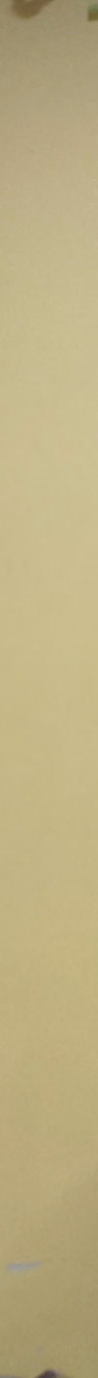
#> input picture frame 6 of pakritiens6.mp4, 196 x 2756 px, given in place of pretkritiens6(1).mp4, which was not available (shown at 1/2 size)
$ python 10122025_v3.0.py
#> lines starting #> are read from the running program, lines starting #| are printed output that depends on the picture; after the words box and inside, x2 and y2 are one past the last pixel; in counts of white or black regions, pixels touching at a corner belong together; pictures that were not available may be replaced by others from this repository, and a replacement may not be noted
import cv2
import numpy as np
import os
import matplotlib.pyplot as plt
from scipy.signal import savgol_filter


def path_quadratic(m, g, b2, t):
    vT = np.sqrt(m * g / b2)
    return (vT**2 / g) * np.log(np.cosh(g * (t-t[0]) / vT))


def video(m, g, min_bound, max_bound, fname, distance,thrmin,thrmax,kersize):

#> called with m = 0.021, g = 9.81, min_bound = 10, max_bound = -5, fname = 'pretkritiens6(1).mp4', distance = 2.5, thrmin = 120, thrmax = 255
    cap = cv2.VideoCapture(fname)
    namestr = os.path.splitext(os.path.basename(fname))[0]

    frames = []
    centers_y_meters = []
    times = []

    frame_id = 0
    fps = 60

    while True:
        ret, frame = cap.read()
#> frame is the input picture: shape (2756, 196, 3); mean B, G, R 131.5, 175.1, 189.4
        if not ret:
            break
#Image processing:
        gray = cv2.cvtColor(frame, cv2.COLOR_BGR2GRAY)
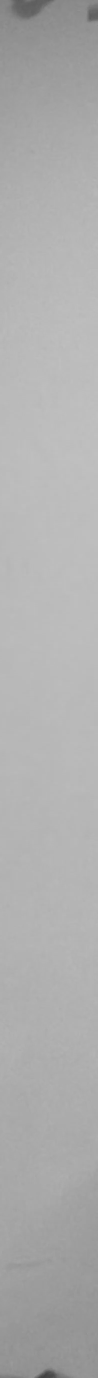
#> gray: shape (2756, 196) (shown at 1/2 size); min 65, max 193, mean 174.4
        _, mask = cv2.threshold(gray, thrmin, thrmax, cv2.THRESH_BINARY_INV)
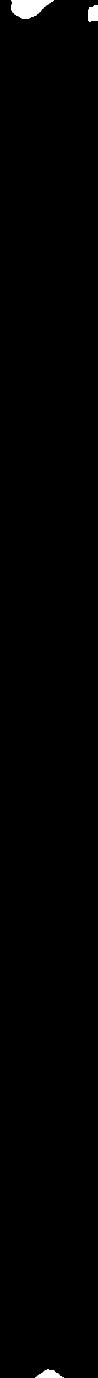
#> mask: shape (2756, 196) (shown at 1/2 size); 0.61% white; 3 white regions, box (x1, y1, x2, y2) and area: (22, 0, 108, 38) 2151, (70, 2739, 128, 2756) 579, (176, 10, 196, 43) 566

        kernel = np.ones((kersize, kersize), np.uint8)
        mask = cv2.morphologyEx(mask, cv2.MORPH_OPEN, kernel)
#> mask: shape (2756, 196); 0.6% white; 3 white regions, box (x1, y1, x2, y2) and area: (23, 0, 105, 37) 2130, (176, 10, 196, 42) 560, (74, 2740, 122, 2756) 553
        mask = cv2.morphologyEx(mask, cv2.MORPH_CLOSE, kernel)
#> mask: shape (2756, 196); 0.6% white; 3 white regions

        contours, _ = cv2.findContours(mask, cv2.RETR_EXTERNAL,
                                       cv2.CHAIN_APPROX_SIMPLE)
#> contours = 3 contours; box (x1, y1, x2, y2) and area: (23, 0, 105, 37) 2034, (176, 10, 196, 42) 514, (74, 2740, 122, 2756) 500
        if len(contours) == 0:
            frame_id += 1
            continue

        cnt = max(contours, key=cv2.contourArea)
#> cnt = contour of 57 points, box (x1, y1, x2, y2) (23, 0, 105, 37), area 2034
        M = cv2.moments(cnt)
#> M = moments, m00 2034, centre m10/m00, m01/m00 = (56.46, 14.83)
        if M["m00"] == 0:
            frame_id += 1
            continue

        cy = int(M["m01"] / M["m00"])
#> cy = 14

        image_height_px = frame.shape[0]
#> image_height_px = 2756
        meters_per_pixel = distance / image_height_px
#> meters_per_pixel = 0.000907
        y_meters = cy * meters_per_pixel
#> y_meters = 0.0127

        frames.append(frame_id)
        centers_y_meters.append(y_meters)
        times.append(frame_id / fps)

        frame_id += 1
#---------------------
#numerical part
    cap.release()
    t = np.array(times[min_bound:max_bound])
    y = np.array(centers_y_meters[min_bound:max_bound])

    #y = savgol_filter(y, 11, 3) unused, bad

    #Numerical Euler mahinācijas
    dt = t[1] - t[0]

    v = (y[1:] - y[:-1]) / dt
    a = (v[1:] - v[:-1]) / dt

    t_mid = t[2:]

    # -----------------------------
    #b2 from data
    # -----------------------------
    b2_list = []

    for k in range(1, 10):   #take only the last frames (might have to change the range upper value in case of low frame count)
        v_tail = v[-k:]
        a_tail = a[-k:]

        mask = v_tail > 0.1
        if np.sum(mask) < 3:
            continue

        b2_values = m * (g - a_tail[mask]) / (v_tail[mask]**2)
        b2_est = np.mean(b2_values)

        b2_list.append(b2_est)

    b2_mean = np.mean(b2_list)

    print(f"Estimated quadratic drag coefficient b2 = {b2_mean:.4e} kg/m")

    plt.figure()
    plt.plot(t, y, "o", label="Experiment")

    plt.plot(t,
             path_quadratic(m, g, b2_mean, t),
             label="Quadratic drag model")

    plt.plot(t,
             0.5 * g * (t-t[0])**2,
             "--",
             label="Free fall")

    plt.xlabel("Time [s]")
    plt.ylabel("Vertical position [m]")
    plt.title("Trajectory comparison for {}".format(namestr[:-3])) #might have to tamper with .format(namestr...) if the title is not looking good
    plt.legend()
    plt.grid(True)

    plt.ylim(distance, 0)
    plt.savefig("{}_quadratic_drag.png".format(namestr[:-2]), dpi=300)
    plt.show()

    return b2_mean


#object--mass[kg]
#normal ball: 0.045
#the smaller disk: 0.014
#medium disk: 0.027
#the bigger disk: 0.061
#hemisphere: 0.021
#maisiņš: 0.018
#foam plastic ball 0.00183


#video(0.021,9.81,0,-5,"C:/Users/raulss-/Documents/pretkritiens4.mp4",2.3)
#video(0.027,9.81,24,-16,"vripa2(2).mp4",2.4,130,255,15)


#video(0.061,9.81,0,-17,"lripa6.mp4",2.5,130,255,15)


#video(0.027,9.81,30,-22,"mripa3(1).mp4",2.5,100,255,5)

video(0.021,9.81,10,-5,"pretkritiens6(1).mp4",2.5,120,255,7)

$ run again, starting later in the video
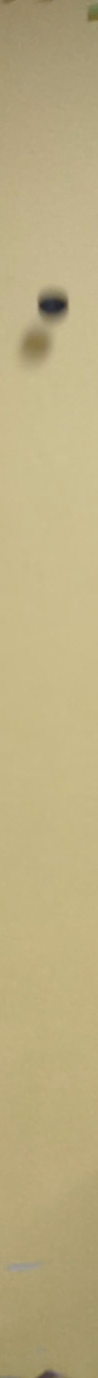
#> input picture frame 27 of pakritiens6.mp4, 196 x 2756 px, given in place of pretkritiens6(1).mp4, which was not available (shown at 1/2 size)
#> in video, frame is the input picture: shape (2756, 196, 3); mean B, G, R 131.1, 174.2, 188.5
#> in video, `gray = cv2.cvtColor(frame, cv2.COLOR_BGR2GRAY)`:
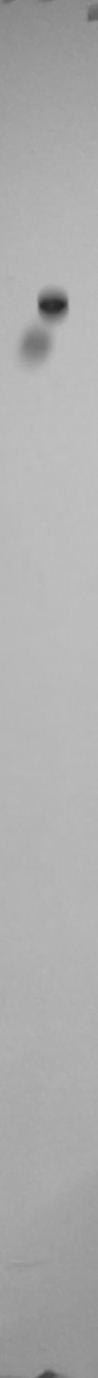
#> gray: shape (2756, 196) (shown at 1/2 size); min 36, max 192, mean 173.6
#> in video, `mask = cv2.morphologyEx(mask, cv2.MORPH_OPEN, kernel)`:
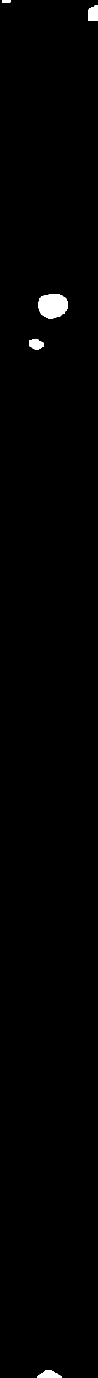
#> mask: shape (2756, 196) (shown at 1/2 size); 0.73% white; 5 white regions
#> contours = 5 contours; box (x1, y1, x2, y2) and area: (77, 589, 135, 637) 2232, (176, 10, 196, 42) 496, (75, 2740, 123, 2756) 473, (58, 679, 87, 699) 420, (5, 0, 22, 6) 77
#> cnt = contour of 67 points, box (x1, y1, x2, y2) (77, 589, 135, 637), area 2232
#> M = moments, m00 2231.5, centre m10/m00, m01/m00 = (105.1, 611.3)
#> cy = 611
#> y_meters = 0.554

$ run again, starting later in the video
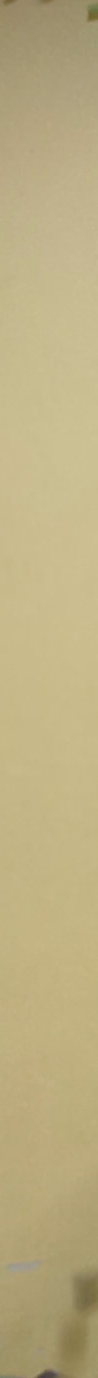
#> input picture frame 48 of pakritiens6.mp4, 196 x 2756 px, given in place of pretkritiens6(1).mp4, which was not available (shown at 1/2 size)
#> in video, frame is the input picture: shape (2756, 196, 3); mean B, G, R 131.5, 174.7, 188.9
#> in video, `gray = cv2.cvtColor(frame, cv2.COLOR_BGR2GRAY)`:
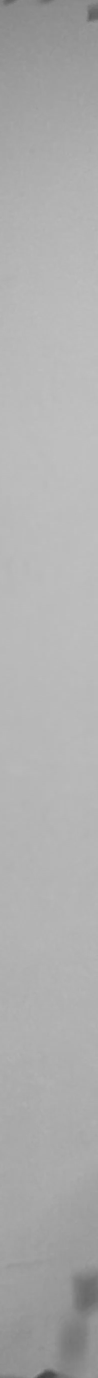
#> gray: shape (2756, 196) (shown at 1/2 size); min 64, max 192, mean 174
#> in video, `_, mask = cv2.threshold(gray, thrmin, thrmax, cv2.THRESH_BINARY_INV)`:
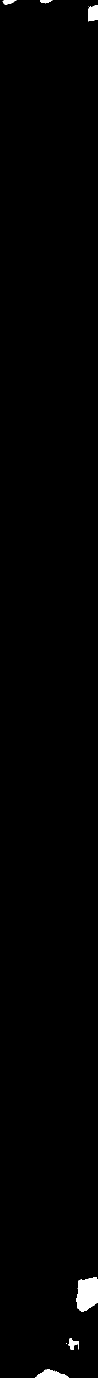
#> mask: shape (2756, 196) (shown at 1/2 size); 0.78% white; 8 white regions (2 under 20 px), largest, box (x1, y1, x2, y2) and area: (153, 2554, 196, 2623) 2395, (70, 2739, 138, 2756) 707, (176, 10, 196, 43) 555, (137, 2676, 157, 2700) 264, (5, 0, 33, 10) 168, (81, 0, 105, 7) 107
#> contours = 6 contours; box (x1, y1, x2, y2) and area: (153, 2555, 196, 2622) 2289, (74, 2739, 135, 2756) 620, (176, 10, 196, 42) 504, (138, 2680, 155, 2695) 160, (8, 0, 28, 8) 118, (81, 0, 99, 5) 67
#> cnt = contour of 45 points, box (x1, y1, x2, y2) (153, 2555, 196, 2622), area 2289
#> M = moments, m00 2289, centre m10/m00, m01/m00 = (174.6, 2587.3)
#> cy = 2587
#> y_meters = 2.35
